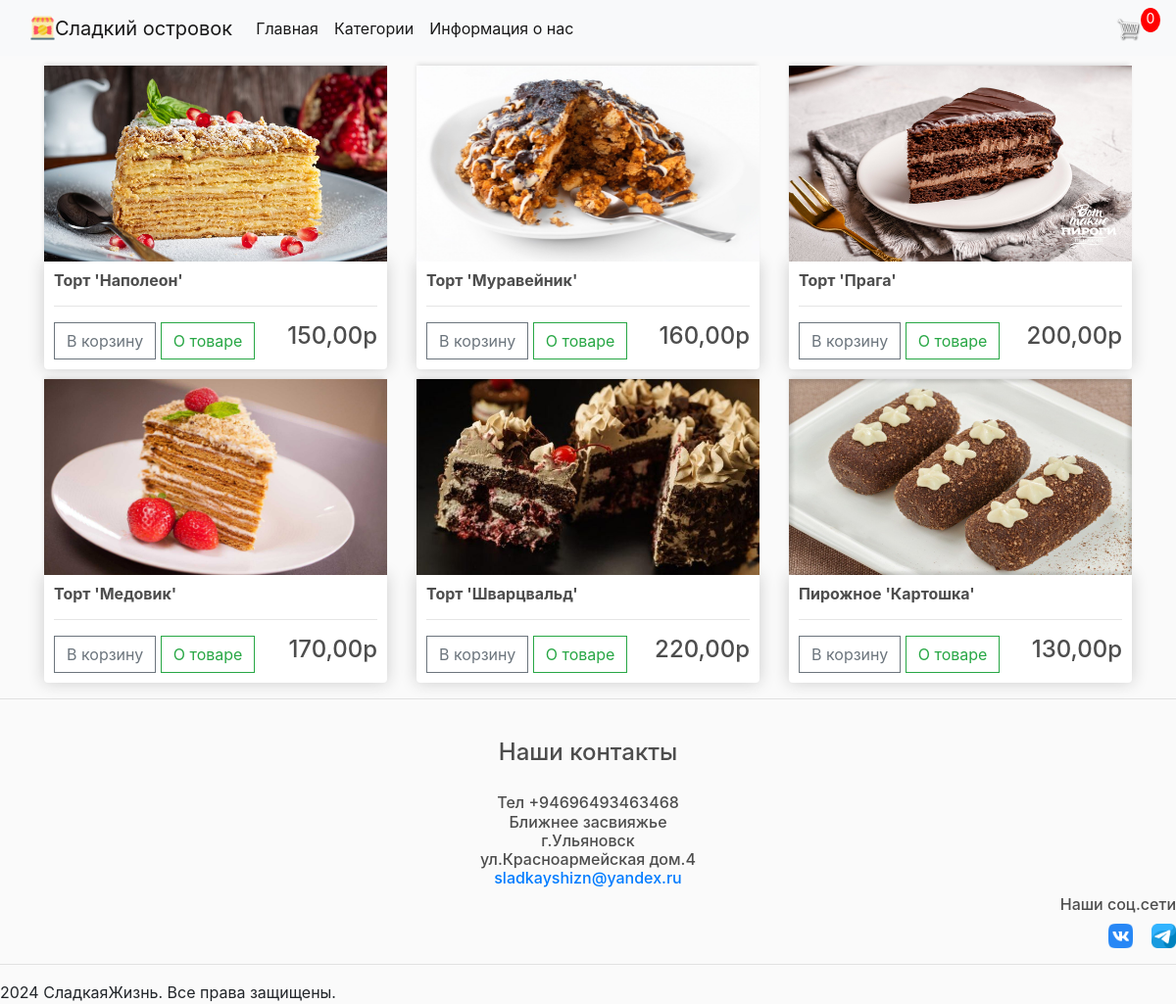
Before: / with the older database file.
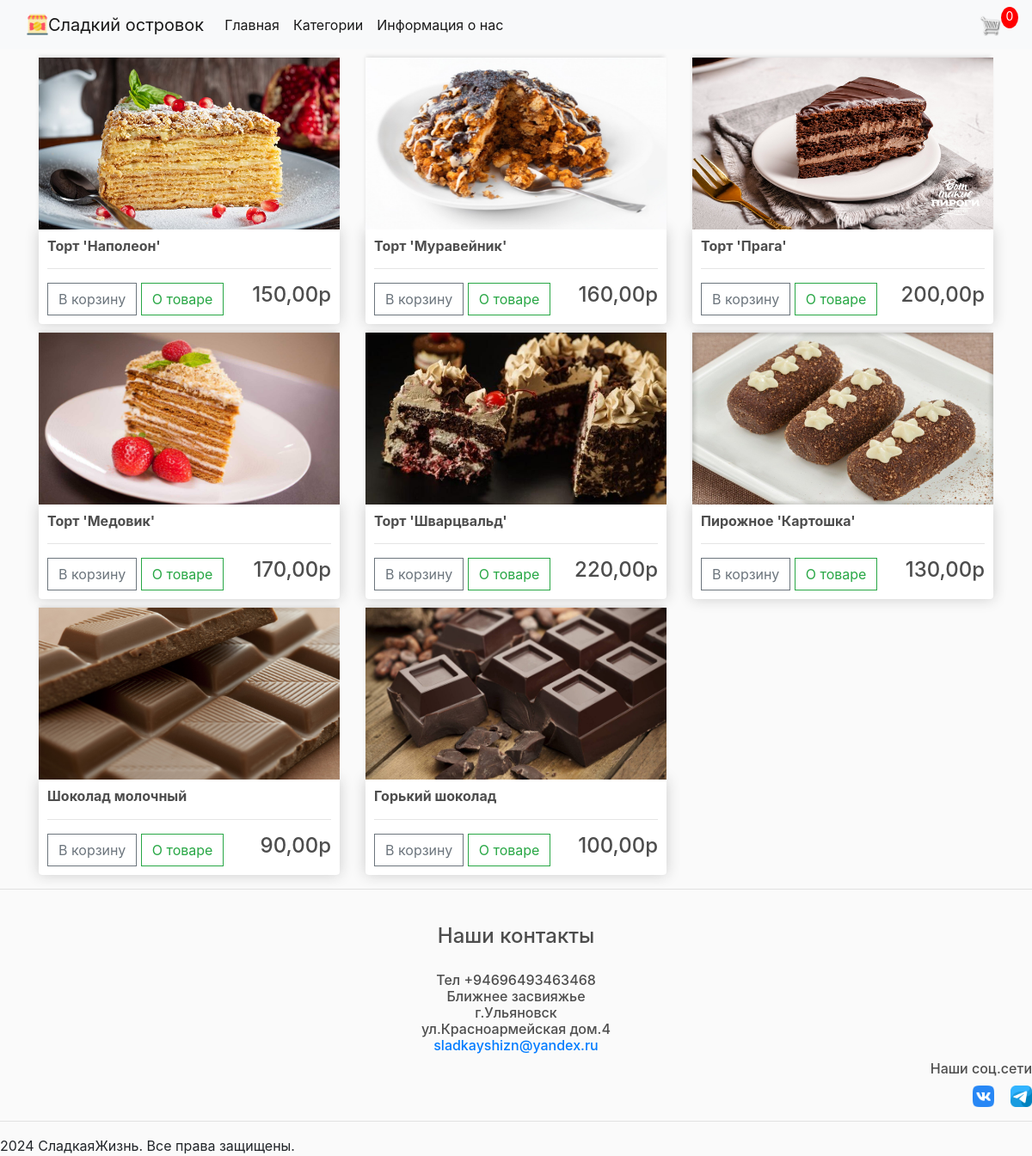
After: the same page with the newer database file.
### store/models.py (models this page shows, shortened)
class Product(models.Model):
    name = models.CharField(max_length=200, null=True)
    price = models.DecimalField(max_digits=7, decimal_places=2)
    digital = models.BooleanField(default=False, null=True, blank=False)
    image = models.ImageField(null=True, blank=True)
    category = models.ForeignKey('Category', on_delete=models.SET_NULL, null=True)  # SET_NULL временно
    description = models.TextField(default='описание')
    @property
    def imageURL(self):
        try:
            url = self.image.url
        except:
            url = ''
        return url

### store/views.py (the view)
# urls.py: path('', include('store.urls'))
def store(request):
    data = cartData(request)
    cartItems = data['cartItems']
    products = Product.objects.all()
    context = {'products': products, 'cartItems': cartItems}
    return render(request, 'store/store.html', context)

### store/utils.py (called while the page is built, shortened)
def cookieCart(request):
    try:
        cart = json.loads(request.COOKIES['cart'])
    except:
        cart = {}
    print('Cart:', cart)
    items = []
    order = {'get_cart_total': 0, 'get_cart_items': 0, 'shipping': False}
    cartItems = order['get_cart_items']
    return {'cartItems': cartItems, 'order': order, 'items': items}

def cartData(request):
    if request.user.is_authenticated:
        customer = request.user.customer
        order, created = Order.objects.get_or_create(customer=customer, complete=False)
        items = order.orderitem_set.all()
        cartItems = order.get_cart_items
    else:
        cookieData = cookieCart(request)
        cartItems = cookieData['cartItems']
        order = cookieData['order']
        items = cookieData['items']
    return {'cartItems': cartItems, 'order': order, 'items': items}

### store/templates/store/store.html
{% extends 'store/main.html' %}
{% load static %}
{% block content %}
    <div class="row">
        {% for product in products %}
        <div class="col-lg-4">
            <img class="thumbnail" src="{{product.imageURL}}">
            <div class="box-element product">
                <h6><strong>{{product.name}}</strong></h6>
                <hr>
                <button data-product="{{product.id}}" data-action="add" class="btn btn-outline-secondary add-btn update-cart">В корзину</button>
                <a class="btn btn-outline-success" href="{% url 'description_page' product.id %}">О товаре</a>
                <h4 style="display: inline-block; float: right">{{product.price|floatformat:2}}р</h4>
            </div>
        </div>
        {% endfor %}
    </div>
{% endblock content %}

### store/templates/store/main.html (shortened to what this page needs)
<!DOCTYPE html>
{% load static %}
<html lang="en">
<head>
    <link rel="stylesheet" href="https://stackpath.bootstrapcdn.com/bootstrap/4.4.1/css/bootstrap.min.css"
>
    <link rel="stylesheet" type="text/css" href="{% static 'css/main.css' %}">
</head>
<body>
<nav class="navbar navbar-expand-lg navbar-light bg-light">
    <img id="cart-icon" src="{% static 'images/fre.png' %}">
    <a class="navbar-brand" href="{% url 'store' %}">Сладкий островок</a>
    <ul class="navbar-nav mr-auto">
        <li class="nav-item active">
            <a class="nav-link" href="{% url 'store' %}">Главная<span class="sr-only">(current)</span></a>
        </li>
    </ul>
    <ul class="navbar-nav mr-auto">
        <li class="nav-item active">
            <a class="nav-link" href="{% url 'categories' %}">Категории<span class="sr-only">(current)</span></a>
        </li>
    </ul>
    <div class="collapse navbar-collapse" id="navbarSupportedContent">
        <ul class="navbar-nav mr-auto">
            <li class="nav-item active">
                <a class="nav-link" href="{% url 'about' %}">Информация о нас</a>
            </li>
        </ul>
        <div class="form-inline my-2 my-lg-0">
            <a href="{% url 'cart' %}">
                <img id="cart-icon" src="{% static 'images/cart.png' %}">
            </a>
            <p id="cart-total">{{ cartItems }}</p>
        </div>
    </div>
</nav>
<div class="container">
    {% block content %}
    {% endblock content %}
</div>
<footer>
        <hr>
        <br>
        <h4 align="center">Наши контакты</h4>
        <h6 align="center">
            <br>
            Тел +94696493463468
            <br>
            Ближнее засвияжье
            <br>
            г.Ульяновск
            <br>
            ул.Красноармейская дом.4
            <br>
            <a href="#">sladkayshizn@yandex.ru</a>
        </h6>
    <div align="right">
        <h6>Наши соц.сети</h6>
        <a href="#"><img id="cart-icon" src="{% static 'images/vk.png' %}"></a>
        <a href="#"><img id="cart-icon" src="{% static 'images/telegram.png' %}"></a>
    </div>
    <hr>
 2024 СладкаяЖизнь. Все права защищены.
</footer>
</body>
</html>

### static/css/main.css (style rules this page uses)
body { background-color: hsl(0, 0%, 98%); }
h1,h2,h3,h4,h5,h6 { color:hsl(0, 0%, 30%); }
.box-element { box-shadow:hsl(0, 0%, 80%) 0 0 16px; background-color: #fff; border-radius: 4px; padding: 10px; }
.thumbnail { width: 100%; height: 200px; -webkit-box-shadow: -1px -3px 5px -2px rgba(214,214,214,1); -moz-box-shadow: -1px -3px 5px -2px rgba(214,214,214,1); box-shadow: -1px -3px 5px -2px rgba(214,214,214,1); }
.product { border-radius: 0 0 4px 4px; }
#cart-icon { width:25px; display: inline-block; margin-left: 15px; }
#cart-total { display: block; text-align: center; color:#fff; background-color: red; width: 20px; height: 25px; border-radius: 50%; font-size: 14px; }
.col-lg-4, .col-lg-6, .col-lg-8, .col-lg-12 { margin-top: 10px; }
.btn { border-radius: 0; }

Changed rows visible on the page:
added Product: imageURL (picture), name "Шоколад молочный", price "90,00"
added Product: imageURL (picture), name "Горький шоколад", price "100,00"
